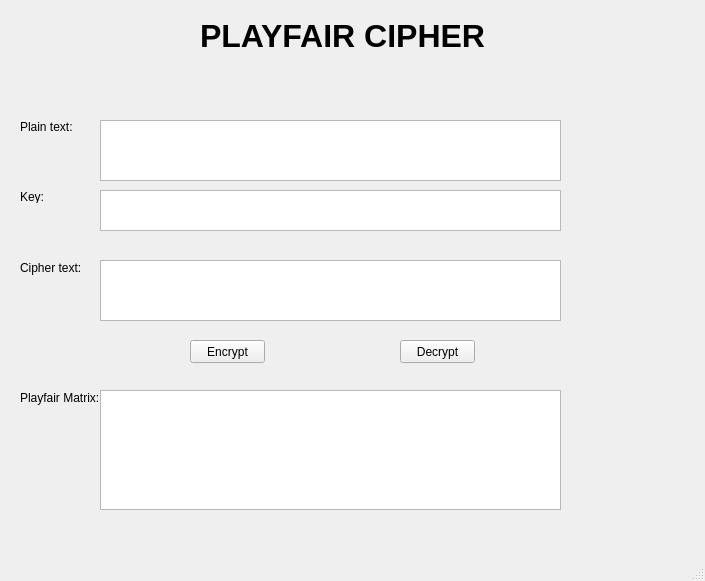
<?xml version="1.0" encoding="UTF-8"?>
<ui version="4.0">
 <class>PlayfairMainWindow</class>
 <widget class="QMainWindow" name="PlayfairMainWindow">
  <property name="geometry">
   <rect>
    <x>0</x>
    <y>0</y>
    <width>705</width>
    <height>581</height>
   </rect>
  </property>
  <property name="windowTitle">
   <string>Playfair Cipher</string>
  </property>
  <widget class="QWidget" name="centralwidget">
   <widget class="QLabel" name="label_title">
    <property name="geometry">
     <rect>
      <x>200</x>
      <y>10</y>
      <width>300</width>
      <height>51</height>
     </rect>
    </property>
    <property name="font">
     <font>
      <pointsize>24</pointsize>
      <weight>75</weight>
      <bold>true</bold>
     </font>
    </property>
    <property name="text">
     <string>PLAYFAIR CIPHER</string>
    </property>
   </widget>
   <widget class="QLabel" name="plain_text_label">
    <property name="geometry">
     <rect>
      <x>20</x>
      <y>120</y>
      <width>80</width>
      <height>13</height>
     </rect>
    </property>
    <property name="text">
     <string>Plain text:</string>
    </property>
   </widget>
   <widget class="QLabel" name="key_label">
    <property name="geometry">
     <rect>
      <x>20</x>
      <y>190</y>
      <width>80</width>
      <height>13</height>
     </rect>
    </property>
    <property name="text">
     <string>Key:</string>
    </property>
   </widget>
   <widget class="QLabel" name="cipher_text_label">
    <property name="geometry">
     <rect>
      <x>20</x>
      <y>260</y>
      <width>80</width>
      <height>16</height>
     </rect>
    </property>
    <property name="text">
     <string>Cipher text:</string>
    </property>
   </widget>
   <widget class="QPushButton" name="btn_encrypt">
    <property name="geometry">
     <rect>
      <x>190</x>
      <y>340</y>
      <width>75</width>
      <height>23</height>
     </rect>
    </property>
    <property name="text">
     <string>Encrypt</string>
    </property>
   </widget>
   <widget class="QPushButton" name="btn_decrypt">
    <property name="geometry">
     <rect>
      <x>400</x>
      <y>340</y>
      <width>75</width>
      <height>23</height>
     </rect>
    </property>
    <property name="text">
     <string>Decrypt</string>
    </property>
   </widget>
   <widget class="QPlainTextEdit" name="txt_plain_text">
    <property name="geometry">
     <rect>
      <x>100</x>
      <y>120</y>
      <width>461</width>
      <height>61</height>
     </rect>
    </property>
   </widget>
   <widget class="QPlainTextEdit" name="txt_cipher_text">
    <property name="geometry">
     <rect>
      <x>100</x>
      <y>260</y>
      <width>461</width>
      <height>61</height>
     </rect>
    </property>
   </widget>
   <widget class="QPlainTextEdit" name="txt_key">
    <property name="geometry">
     <rect>
      <x>100</x>
      <y>190</y>
      <width>461</width>
      <height>41</height>
     </rect>
    </property>
   </widget>
   <widget class="QLabel" name="label_student_info">
    <property name="geometry">
     <rect>
      <x>150</x>
      <y>60</y>
      <width>351</width>
      <height>51</height>
     </rect>
    </property>
    <property name="font">
     <font>
      <pointsize>16</pointsize>
      <weight>75</weight>
      <bold>true</bold>
     </font>
    </property>
    <property name="text">
     <string></string>
    </property>
   </widget>
   <widget class="QLabel" name="label_matrix">
    <property name="geometry">
     <rect>
      <x>20</x>
      <y>390</y>
      <width>80</width>
      <height>16</height>
     </rect>
    </property>
    <property name="text">
     <string>Playfair Matrix:</string>
    </property>
   </widget>
   <widget class="QTextEdit" name="txt_playfair_matrix">
    <property name="geometry">
     <rect>
      <x>100</x>
      <y>390</y>
      <width>461</width>
      <height>120</height>
     </rect>
    </property>
    <property name="readOnly">
     <bool>true</bool>
    </property>
   </widget>
  </widget>
  <widget class="QMenuBar" name="menubar">
   <property name="geometry">
    <rect>
     <x>0</x>
     <y>0</y>
     <width>705</width>
     <height>21</height>
    </rect>
   </property>
  </widget>
  <widget class="QStatusBar" name="statusbar"/>
 </widget>
 <resources/>
 <connections/>
</ui>
